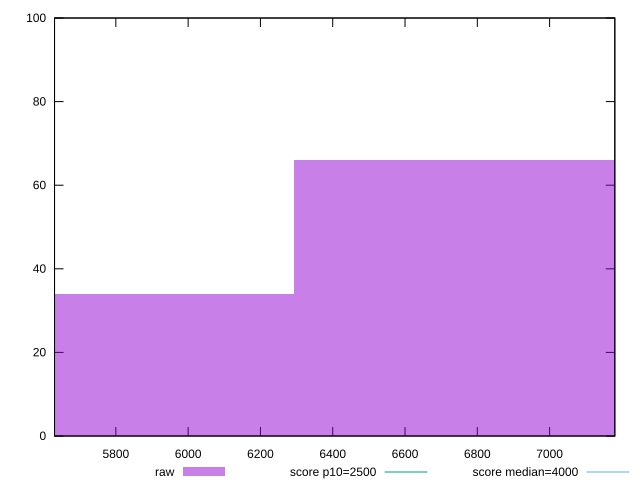

Write gnuplot code to recreate this figure.
reset

$raw <<EOF
5809.467231889919 34
6777.71177053824 66
EOF

set key outside below
set boxwidth 968.2445386483199
set xrange [5630.380500000001:7180.423000000002]
set yrange [0:100]
set trange [0:100]
set style fill transparent solid 0.5 noborder

set parametric
set terminal svg size 640, 490 enhanced background rgb 'white'
set output "report_00012_2021-02-09T11:01:39.952Z/largest-contentful-paint/samples/pages+cached+noadtech/raw/histogram.svg"

plot $raw title "raw" with boxes, \
     2500,t title "score p10=2500", \
     4000,t title "score median=4000"

reset
